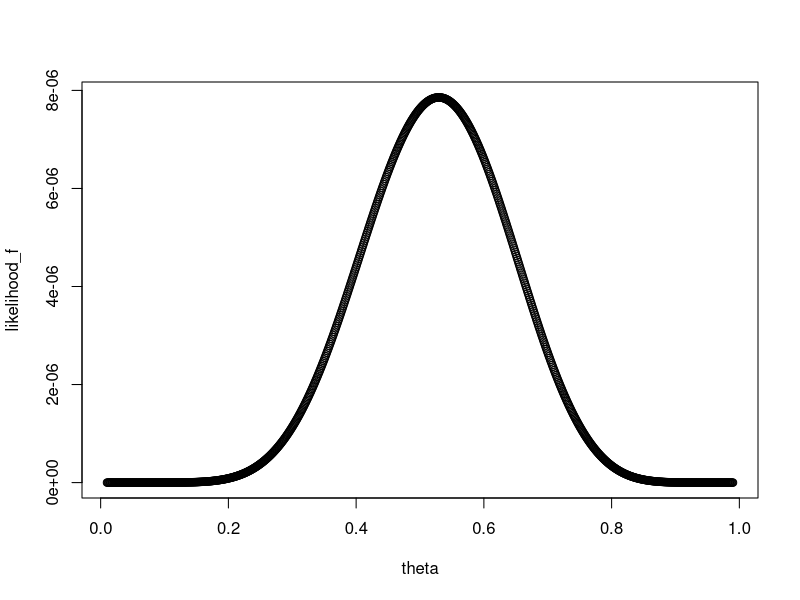
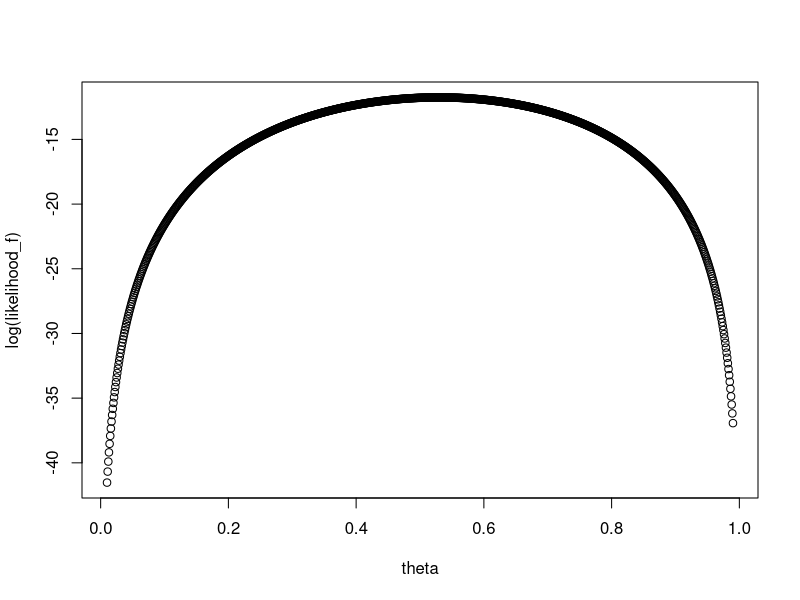
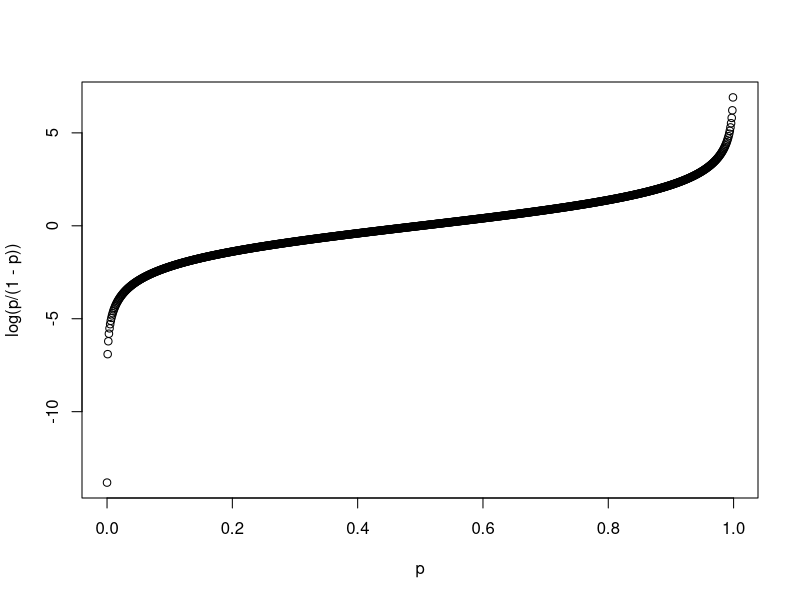

Generate these figures, in order, with R:
# GLM - simple example of maximum likelihood (ML) estimation using coin flip

theta <- seq(from=0.01, to = 0.99, by = 0.001)
theta

likelihood_f <- theta^9*(1-theta)^8 # 9 heads, 8 tails

plot(theta, likelihood_f)

which.max(likelihood_f)

theta[520]

plot(theta, log(likelihood_f))

log_likelihood <- log(likelihood_f)

which.max(log_likelihood)

#---------
# Plot logit function

p <- seq(from=0.000001, to = 0.9999999099, by = 0.001)
p/(1-p) # odds
plot(p, log(p/(1-p)))
